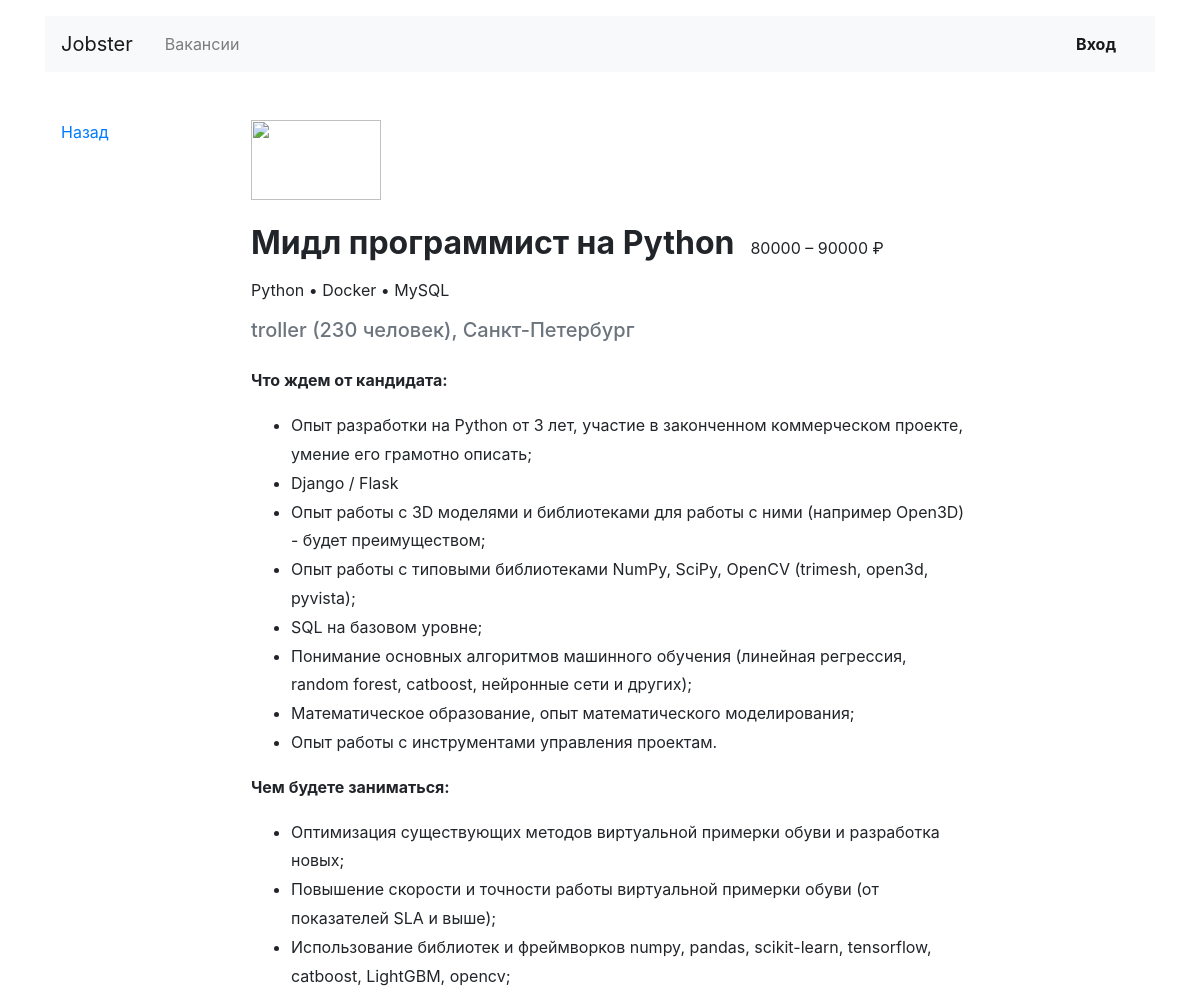
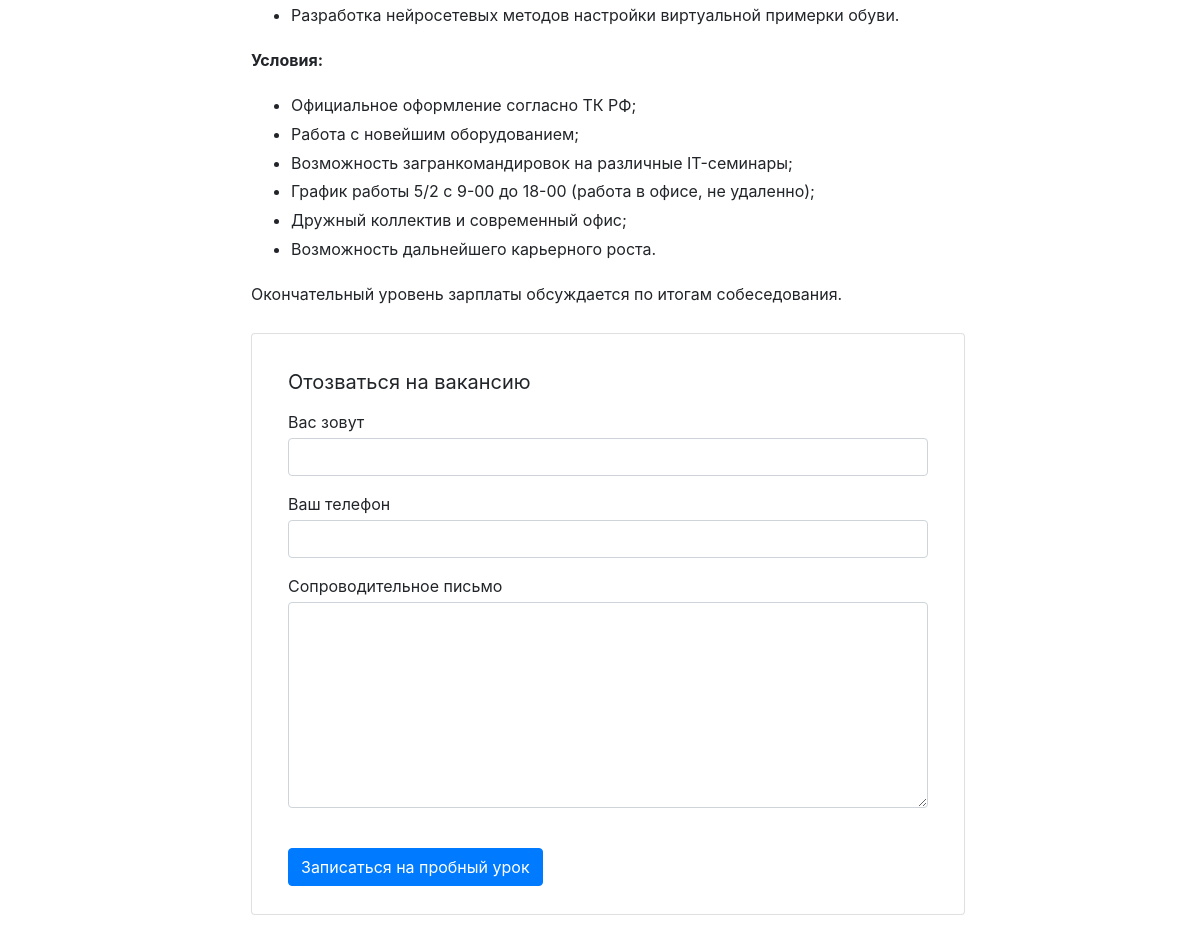
Screenshot of /vacancies/4 with the database file from the repository (2 pictures, top to bottom).
### vacanda/models.py (models this page shows, shortened)
class Vacancy(Model):
    title = CharField(max_length=64)
    specialty = ForeignKey(Specialty, on_delete=CASCADE, related_name='vacancies')
    company = ForeignKey(Company, on_delete=CASCADE, related_name='vacancies')
    skills = TextField()
    description = TextField()
    salary_min = IntegerField()
    salary_max = IntegerField()
    published_at = DateField()

class Company(Model):
    name = CharField(max_length=64)
    location = CharField(max_length=64)
    logo = URLField(default='https://place-hold.it/100x60')
    description = TextField()
    employee_count = IntegerField()

### vacanda/views.py (the view)
# urls.py: path('vacancies/<int:vacancy_id>', vacanda.views.vacancy_view, name='vacancy'),
def vacancy_view(request, vacancy_id):
    if vacancy_id not in [vacancy.id for vacancy in Vacancy.objects.all()]:
        raise Http404
    chosen_vacancy = Vacancy.objects.get(id=vacancy_id)
    chosen_vacancy_info = {
            'title': chosen_vacancy.title,
            'skills': chosen_vacancy.skills.replace(',', ' •'),
            'salary_min': chosen_vacancy.salary_min,
            'salary_max': chosen_vacancy.salary_max,
            'published_at': chosen_vacancy.published_at,
            'company': chosen_vacancy.company,
            'description': chosen_vacancy.description,
    }
    return render(request, 'vacanda/vacancy.html', context={
                                                    'chosen_vacancy_info': chosen_vacancy_info,
                                                            })

### vacanda/templates/vacanda/vacancy.html (shortened to what this page needs)
{% extends "vacanda/base.html" %}
{% block content %}
  <main class="container mt-3 pb-5">
    <div class="row mt-5">
      <div class="col-12 col-lg-2">
        <div class="pl-3 mb-5">
          <p><a href={{ request.META.HTTP_REFERER }}>Назад</a></p>
        </div>
      </div>
      <div class="col-12 col-lg-8">
        <section class="pl-3">
          <a href="#"><img src="https://place-hold.it/130x80" width="130" height="80" alt=""></a>
          <div class="d-flex align-items-baseline align-content-baseline">
            <h1 class="h2 mt-4 font-weight-bold" >{{ chosen_vacancy_info.title }}</h1>
            <p class="m-0 pl-3">{{ chosen_vacancy_info.salary_min }} – {{ chosen_vacancy_info.salary_max }} ₽</p>
          </div>
          <p class="mt-2">{{ chosen_vacancy_info.skills }}</p>
          <p class="h5 text-muted mb-4">{{ chosen_vacancy_info.company.name }} ({{ chosen_vacancy_info.company.employee_count }} человек), {{ chosen_vacancy_info.company.location }}</p>
          <div style="line-height: 1.8;">{{ chosen_vacancy_info.description|safe }}
          </div>
          <form action="/echo" class="card mt-4 mb-3" enctype="multipart/form-data">
            <div class="card-body mx-3">
              <p class="h5 mt-3 font-weight-normal">Отозваться на вакансию</p>
              <div class="form-group">
                <label class="mb-1 mt-2" for="userName">Вас зовут</label>
                <input class="form-control" type="text" placeholder="" id="userName">
              </div>
              <div class="form-group">
                <label class="mb-1" for="userPhone">Ваш телефон</label>
                <input class="form-control" type="tel" placeholder="" id="userPhone">
              </div>
              <div class="form-group">
                <label class="mb-1" for="userMsg" >Сопроводительное письмо</label>
                <textarea class="form-control" rows="8" id="userMsg"></textarea>
              </div>
              <input type="submit" class="btn btn-primary mt-4 mb-2" value="Записаться на пробный урок">
            </div>
          </form>
        </section>
      </div>
    </div>
  </main>
</body>
</html>
{% endblock content %}

### rows the page displays
Vacancy: title "Мидл программист на Python", description "Что ждем от кандидата: Опыт разработки на Python от 3 лет, участие в законченном коммерческом проекте, умение его грамотно описать; Django / Flask Опыт работы с 3D моделями и библиотеками для работы с ними (например Open3D) - будет преимуществом; Опыт работы с типовыми библиотеками NumPy, SciPy, OpenCV (trimesh, open3d, pyvista); SQL на базовом уровне; Понимание основных алгоритмов машинного обучения (линейная регрессия, random forest, catboost, нейронные сети и других); Математическое образование, опыт математического моделирования; Опыт работы с инструментами управления проектам. Чем будете заниматься: Оптимизация существующих методов виртуальной примерки обуви и разработка новых;…"
Company: company.name "troller", company.employee_count "230", company.location "Санкт-Петербург"

### other values shown
{{ chosen_vacancy_info.salary_min }} "80000"
{{ chosen_vacancy_info.salary_max }} "90000"
{{ chosen_vacancy_info.skills }} "Python • Docker • MySQL"
